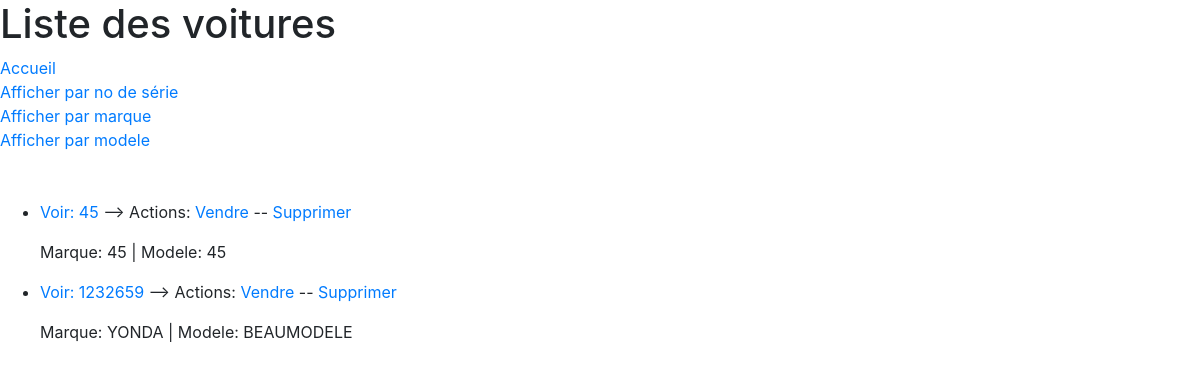
/magasin/voiture/list/, run on an earlier commit of the app's database.
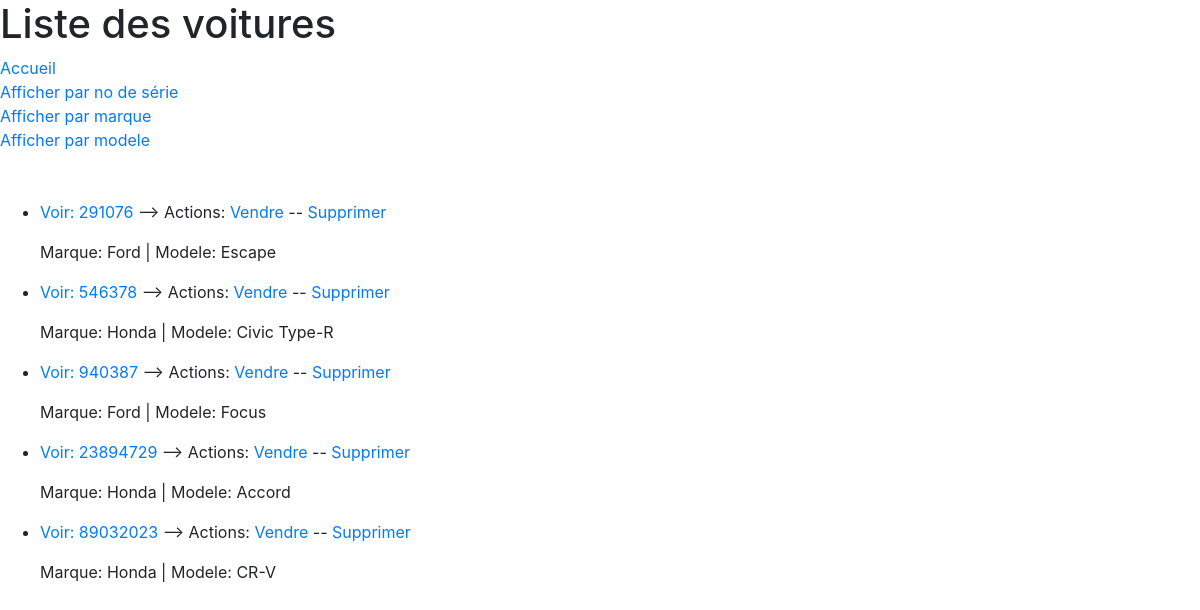
And on a later commit of the database.
### magasin/models.py (models this page shows)
class Voiture(models.Model):
    no_serie = models.IntegerField(unique=True)
    marque = models.CharField(max_length=25)
    modele = models.CharField(max_length=25)
    COLOR_CHOICE = (
        ('Bl', 'Bleu'),
        ('Ro', 'Rouge'),
        ('Ja', 'Jaune'),
        ('No', 'Noir'),
        ('Blc', 'Blanc'),
        ('Gr', 'Gris'),
        ('Ve', 'Vert'),
    )
    couleur = models.CharField(max_length=4, choices=COLOR_CHOICE)
    annee = models.DateField()
    poids = models.IntegerField()
    prix = models.FloatField()
    def get_absolute_url(self):
        return reverse('magasin:voiture-detail', kwargs={'pk': self.pk})

### magasin/views.py (the view)
# urls.py: path('voiture/list/', VoitureList.as_view(), name='voiture-list'),
class VoitureList(ListView):
    model = Voiture
    context_object_name = 'voiture_list'
    fields = '__all__'
    def get_queryset(self):
        self.queryset = Voiture.objects.filter(
            ~Q(id__in=Facture.objects.values_list('voitureVendue_id', flat=True))
        )
        return super().get_queryset()
    def get_ordering(self):
        ordering = self.request.GET.get('orderby', 'no_serie')
        return ordering

### magasin/templates/magasin/voiture_list.html
{% extends "magasin/base.html" %}
{% block content %}
<h1>Liste des voitures</h1>
<a href="/">Accueil</a><br>
<a href="{% url 'magasin:voiture-list' %}">Afficher par no de série</a><br>
<a href="{% url 'magasin:voiture-list' %}?orderby=marque">Afficher par marque</a><br>
<a href="{% url 'magasin:voiture-list' %}?orderby=modele">Afficher par modele</a><br>
<br><br>
  {% if voiture_list %}
  <ul>
    {% for voiture in voiture_list %}
      <li>
        <p><a href="{{ voiture.get_absolute_url }}">Voir: {{ voiture.no_serie }}</a> --> Actions: <a href="{% url 'magasin:voiture-vendre' voiture.id %}">Vendre</a> -- <a href="{% url 'magasin:voiture-delete' voiture.id %}">Supprimer</a></p>
        <p>Marque: {{voiture.marque}} | Modele: {{voiture.modele}}</p>
      </li>
    {% endfor %}
  </ul>
  {% else %}
    <p>Aucune voiture à afficher.</p>
  {% endif %}
{% endblock content %}

What changed in the data, as far as the page shows it:
no longer on this page (row unchanged): Voiture: no_serie "45", marque "45", modele "45"
no longer on this page (row unchanged): Voiture: no_serie "1232659", marque "YONDA", modele "BEAUMODELE"
added Voiture: no_serie "291076", marque "Ford", modele "Escape"
added Voiture: no_serie "546378", marque "Honda", modele "Civic Type-R"
added Voiture: no_serie "940387", marque "Ford", modele "Focus"
added Voiture: no_serie "23894729", marque "Honda", modele "Accord"
added Voiture: no_serie "89032023", marque "Honda", modele "CR-V"
